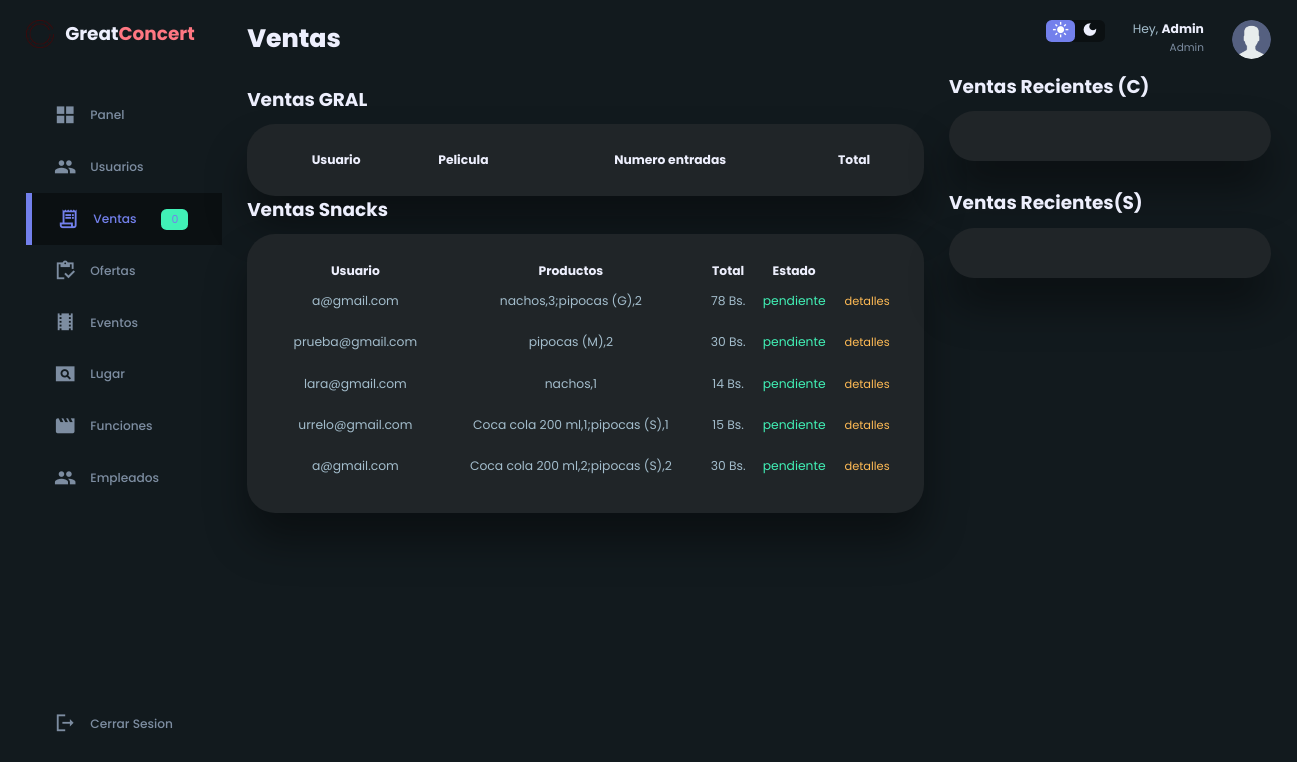
Page /ventas.php on the committed database.
### tables this page shows
CREATE TABLE `venta_snack` (
  `id` int(11) NOT NULL,
  `num_tarjeta` varchar(100) DEFAULT NULL,
  `correo` varchar(100) DEFAULT NULL,
  `total` int(11) DEFAULT NULL,
  `detalle` varchar(500) DEFAULT NULL,
  `estado` varchar(20) NOT NULL
);

### ventas.php (the view, shortened to what this page needs)
<?php
$objeto = new DB();
$conexion = $objeto->connect();
$consulta= "SELECT COUNT(id_venta) AS tot FROM venta_cine WHERE fecha = CURRENT_DATE()";
$ventash = $conexion->prepare($consulta);
$ventash->execute();
$hoy=$ventash->fetchAll(PDO::FETCH_ASSOC);
$objeto = new DB();
$conexion = $objeto->connect();
$consulta= "SELECT * FROM venta_snack ORDER BY id DESC LIMIT 5";
$ventash = $conexion->prepare($consulta);
$ventash->execute();
$snacks=$ventash->fetchAll(PDO::FETCH_ASSOC);
?>
<!DOCTYPE html>
<html lang="en">
<head>
    <link rel="stylesheet" href="https://unicons.iconscout.com/release/v4.0.0/css/line.css">
    <link rel="stylesheet" href="./style.css">
</head>
<body class="dark-theme-variables">
    <div class="container">
        <aside>
            <div class="top">
                <div class="logo">
                    <img src="./images/cine.png" alt="">
                    <h2>Great<span class="danger">Concert</span></h2>
                </div>
            </div>
            <div class="sidebar">
                <a href="./index.php">
                    <span class="material-icons-sharp">grid_view</span>
                    <h3>Panel</h3>
                </a>
                <a href="./users.php">
                    <span class="material-icons-sharp">group</span>
                    <h3>Usuarios</h3>
                </a>
                <a href="./ventas.php" class="active">
                    <span class="material-icons-sharp">receipt_long</span>
                    <h3>Ventas</h3>
                    <?php foreach($hoy as $h){ ?>
                    <span class="message-count"><?php echo $h['tot']; ?></span>
                    <?php } ?>
                </a>
                <a href="./prod.php">
                    <span class="material-icons-sharp">inventory</span>
                    <h3>Ofertas</h3>
                </a>
                <a href="./peli.php">
                    <span class="material-icons-sharp">theaters</span>
                    <h3>Eventos</h3>
                </a>
                <a href="./salas.php">
                    <span class="material-icons-sharp">pageview</span>
                    <h3>Lugar</h3>
                </a>
                <a href="./funciones.php">
                    <span class="material-icons-sharp">movie</span>
                    <h3>Funciones</h3>
                </a>
                <a href="./emp.php">
                    <span class="material-icons-sharp">group</span>
                    <h3>Empleados</h3>
                </a>
                <a href="../index.php">
                    <span class="material-icons-sharp">logout</span>
                    <h3>Cerrar Sesion</h3>
                </a>
            </div>
        </aside>
        <main>
            <h1>Ventas</h1>
            <div class="recent-orders">
                <h2>Ventas GRAL</h2>
                <table>
                    <thead>
                        <tr>
                            <th>Usuario</th>
                            <th>Pelicula</th>
                            <th>Numero entradas</th>
                            <th>Total</th>
                        </tr>
                    </thead>
                </table>
                <h2>Ventas Snacks</h2>
                <table>
                    <thead>
                        <tr>
                            <th>Usuario</th>
                            <th>Productos</th>
                            <th>Total</th>
                            <th>Estado</th>
                            <th></th>
                        </tr>
                    </thead>
                    <tbody>
                        <?php foreach($snacks as $l){ ?>
                        <tr>
                            <td><?php echo $l['correo'];?></td>
                            <td><?php echo $l['detalle'];?></td>
                            <td><?php echo $l['total'];?> Bs.</td>
                            <td class="success"><?php echo $l['estado'];?></td>
                            <td class="warning">
                                <span class="services__button">detalles</span>
                            </td>
                        </tr>
                        <?php }?>
                    </tbody>
                </table>
            </div>
        </main>
        <div class="right">
            <div class="top">
                <div class="theme-toggler">
                    <span class="material-icons-sharp active">light_mode</span>
                    <span class="material-icons-sharp">dark_mode</span>
                </div>
                <div class="profile">
                    <div class="info">
                        <p>Hey, <b>Admin</b></p>
                        <small class="text-muted">Admin</small>
                    </div>
                    <div class="profile-photo">
                        <img src="./images/user.png">
                    </div>
                </div>
            </div>
            <div class="recent-updates">
                <h2>Ventas Recientes (C)</h2>
                <div class="updates">
                </div>
            </div>
            <div class="sales-analytics">
            <div class="recent-updates">
                <h2>Ventas Recientes(S)</h2>
                <div class="updates">
                </div>
            </div>
            </div>
        </div>
    </div>
</body>
</html>

### rows in the picture
venta_snack: correo "a@gmail.com", detalle "nachos,3;pipocas (G),2", total "78", estado "pendiente"
venta_snack: correo "prueba@gmail.com", detalle "pipocas (M),2", total "30", estado "pendiente"
venta_snack: correo "lara@gmail.com", detalle "nachos,1", total "14", estado "pendiente"
venta_snack: correo "urrelo@gmail.com", detalle "Coca cola 200 ml,1;pipocas (S),1", total "15", estado "pendiente"
venta_snack: correo "a@gmail.com", detalle "Coca cola 200 ml,2;pipocas (S),2", total "30", estado "pendiente"

### other values in the picture
$h['tot'] "0"
